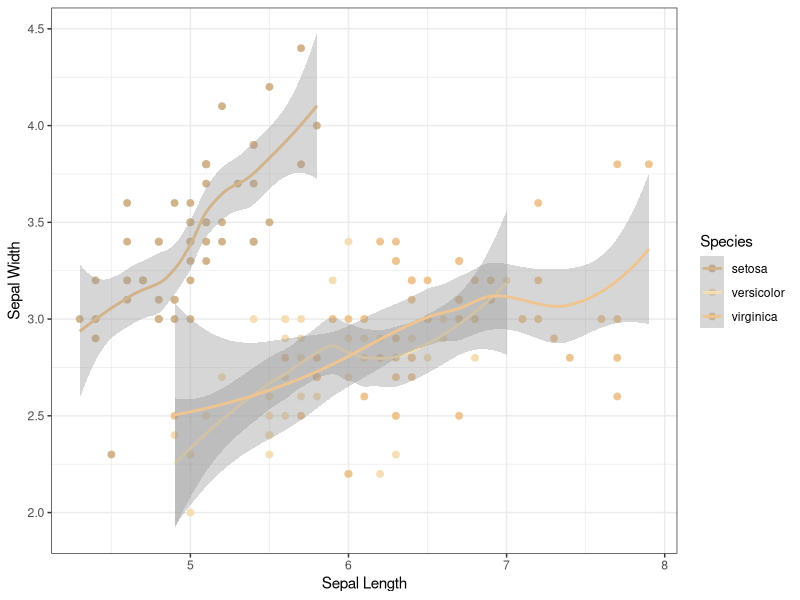

The R source for this figure:
# Load Iris dataset and ggplot2
library(datasets)
library(ggplot2)
data("iris")

# Plot
plot <- ggplot(iris, aes(x = Sepal.Length, y = Sepal.Width, color = Species)) +
  geom_point(size = 2) +
  geom_smooth() +
  xlab("Sepal Length") +
  ylab("Sepal Width") +
  scale_color_manual(values = c("tan", "wheat", "burlywood2")) +
  theme_bw()
  
plot
